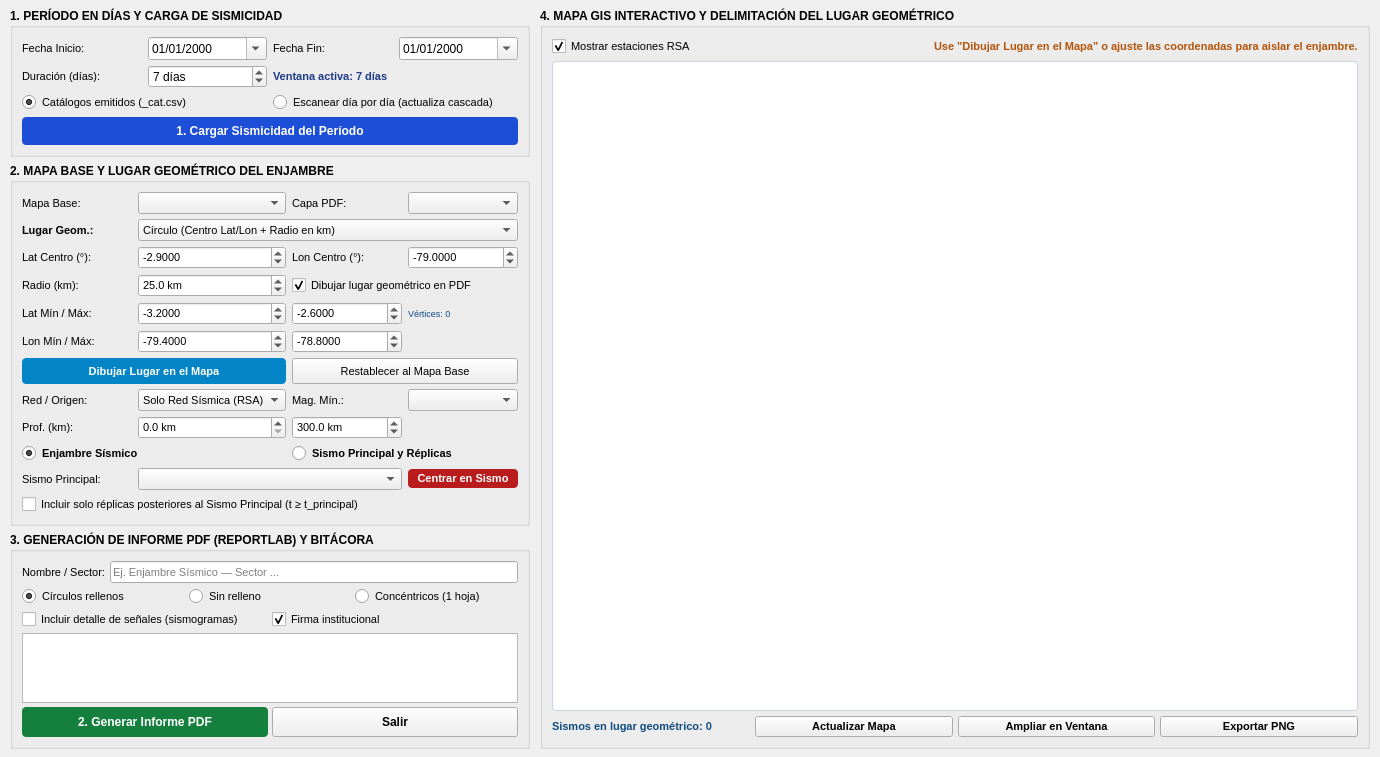
<?xml version="1.0" encoding="UTF-8"?>
<ui version="4.0">
 <class>FormReporteEnjambre</class>
 <widget class="QWidget" name="FormReporteEnjambre">
  <property name="geometry">
   <rect>
    <x>0</x>
    <y>0</y>
    <width>1380</width>
    <height>650</height>
   </rect>
  </property>
  <property name="windowTitle">
   <string>Informe de Enjambres Sísmicos — RSA</string>
  </property>
  <layout class="QHBoxLayout" name="layout_principal" stretch="0,1">
   <property name="spacing">
    <number>10</number>
   </property>
   <property name="leftMargin">
    <number>10</number>
   </property>
   <property name="topMargin">
    <number>8</number>
   </property>
   <property name="rightMargin">
    <number>10</number>
   </property>
   <property name="bottomMargin">
    <number>8</number>
   </property>
   <!-- =================================================================== -->
   <!-- COLUMNA IZQUIERDA: CONTROLES SIMPLIFICADOS (3 ZONAS)                -->
   <!-- =================================================================== -->
   <item>
    <widget class="QWidget" name="panel_controles_izquierdo">
     <property name="minimumSize">
      <size>
       <width>520</width>
       <height>0</height>
      </size>
     </property>
     <property name="maximumSize">
      <size>
       <width>560</width>
       <height>16777215</height>
      </size>
     </property>
     <layout class="QVBoxLayout" name="layout_columna_izquierda">
      <property name="spacing">
       <number>6</number>
      </property>
      <property name="leftMargin">
       <number>0</number>
      </property>
      <property name="topMargin">
       <number>0</number>
      </property>
      <property name="rightMargin">
       <number>0</number>
      </property>
      <property name="bottomMargin">
       <number>0</number>
      </property>
      <!-- ZONA 1: PERÍODO EN DÍAS Y FUENTE DE DATOS -->
      <item>
       <widget class="QGroupBox" name="grupo_periodo_enjambre">
        <property name="font">
         <font>
          <pointsize>9</pointsize>
          <weight>75</weight>
          <bold>true</bold>
         </font>
        </property>
        <property name="title">
         <string>1. PERÍODO EN DÍAS Y CARGA DE SISMICIDAD</string>
        </property>
        <layout class="QGridLayout" name="grid_periodo_enjambre">
         <property name="verticalSpacing">
          <number>5</number>
         </property>
         <item row="0" column="0">
          <widget class="QLabel" name="lbl_fecha_ini">
           <property name="font">
            <font>
             <pointsize>8</pointsize>
             <weight>50</weight>
             <bold>false</bold>
            </font>
           </property>
           <property name="text">
            <string>Fecha Inicio:</string>
           </property>
          </widget>
         </item>
         <item row="0" column="1">
          <widget class="QDateEdit" name="dateEdit_ini">
           <property name="font">
            <font>
             <pointsize>9</pointsize>
             <weight>50</weight>
             <bold>false</bold>
            </font>
           </property>
           <property name="displayFormat">
            <string>dd/MM/yyyy</string>
           </property>
           <property name="calendarPopup">
            <bool>true</bool>
           </property>
          </widget>
         </item>
         <item row="0" column="2">
          <widget class="QLabel" name="lbl_fecha_fin">
           <property name="font">
            <font>
             <pointsize>8</pointsize>
             <weight>50</weight>
             <bold>false</bold>
            </font>
           </property>
           <property name="text">
            <string>Fecha Fin:</string>
           </property>
          </widget>
         </item>
         <item row="0" column="3">
          <widget class="QDateEdit" name="dateEdit_fin">
           <property name="font">
            <font>
             <pointsize>9</pointsize>
             <weight>50</weight>
             <bold>false</bold>
            </font>
           </property>
           <property name="displayFormat">
            <string>dd/MM/yyyy</string>
           </property>
           <property name="calendarPopup">
            <bool>true</bool>
           </property>
          </widget>
         </item>
         <item row="1" column="0">
          <widget class="QLabel" name="lbl_duracion_dias">
           <property name="font">
            <font>
             <pointsize>8</pointsize>
             <weight>50</weight>
             <bold>false</bold>
            </font>
           </property>
           <property name="text">
            <string>Duración (días):</string>
           </property>
          </widget>
         </item>
         <item row="1" column="1">
          <widget class="QSpinBox" name="spin_duracion_dias">
           <property name="font">
            <font>
             <pointsize>9</pointsize>
             <weight>50</weight>
             <bold>false</bold>
            </font>
           </property>
           <property name="toolTip">
            <string>Número de días del período (ajusta automáticamente la Fecha Fin a partir de la Fecha Inicio)</string>
           </property>
           <property name="suffix">
            <string> días</string>
           </property>
           <property name="minimum">
            <number>1</number>
           </property>
           <property name="maximum">
            <number>3660</number>
           </property>
           <property name="value">
            <number>7</number>
           </property>
          </widget>
         </item>
         <item row="1" column="2" colspan="2">
          <widget class="QLabel" name="lbl_resumen_dias">
           <property name="font">
            <font>
             <pointsize>8</pointsize>
             <weight>75</weight>
             <bold>true</bold>
            </font>
           </property>
           <property name="styleSheet">
            <string>color: #1e3a8a;</string>
           </property>
           <property name="text">
            <string>Ventana activa: 7 días</string>
           </property>
          </widget>
         </item>
         <item row="2" column="0" colspan="2">
          <widget class="QRadioButton" name="rb_fuente_catalogo">
           <property name="font">
            <font>
             <pointsize>8</pointsize>
             <weight>50</weight>
             <bold>false</bold>
            </font>
           </property>
           <property name="toolTip">
            <string>Carga rápida desde los catálogos emitidos (_cat.csv)</string>
           </property>
           <property name="text">
            <string>Catálogos emitidos (_cat.csv)</string>
           </property>
           <property name="checked">
            <bool>true</bool>
           </property>
          </widget>
         </item>
         <item row="2" column="2" colspan="2">
          <widget class="QRadioButton" name="rb_fuente_diaria">
           <property name="font">
            <font>
             <pointsize>8</pointsize>
             <weight>50</weight>
             <bold>false</bold>
            </font>
           </property>
           <property name="toolTip">
            <string>Recorre carpetas diarias y actualiza en cascada los reportes emitidos</string>
           </property>
           <property name="text">
            <string>Escanear día por día (actualiza cascada)</string>
           </property>
          </widget>
         </item>
         <item row="3" column="0" colspan="4">
          <widget class="QPushButton" name="btn_cargar_periodo">
           <property name="minimumSize">
            <size>
             <width>0</width>
             <height>28</height>
            </size>
           </property>
           <property name="font">
            <font>
             <pointsize>9</pointsize>
             <weight>75</weight>
             <bold>true</bold>
            </font>
           </property>
           <property name="styleSheet">
            <string>background-color: #1d4ed8; color: white; border-radius: 4px; padding: 4px;</string>
           </property>
           <property name="text">
            <string>1. Cargar Sismicidad del Período</string>
           </property>
          </widget>
         </item>
        </layout>
       </widget>
      </item>
      <!-- ZONA 2: MAPA BASE, LUGAR GEOMÉTRICO Y FILTROS DEL ENJAMBRE -->
      <item>
       <widget class="QGroupBox" name="grupo_lugar_geometrico">
        <property name="font">
         <font>
          <pointsize>9</pointsize>
          <weight>75</weight>
          <bold>true</bold>
         </font>
        </property>
        <property name="title">
         <string>2. MAPA BASE Y LUGAR GEOMÉTRICO DEL ENJAMBRE</string>
        </property>
        <layout class="QGridLayout" name="grid_lugar_geometrico">
         <property name="verticalSpacing">
          <number>5</number>
         </property>
         <item row="0" column="0">
          <widget class="QLabel" name="lbl_region_mapa">
           <property name="font">
            <font>
             <pointsize>8</pointsize>
             <weight>50</weight>
             <bold>false</bold>
            </font>
           </property>
           <property name="text">
            <string>Mapa Base:</string>
           </property>
          </widget>
         </item>
         <item row="0" column="1">
          <widget class="QComboBox" name="cmbx_zona">
           <property name="font">
            <font>
             <pointsize>8</pointsize>
             <weight>50</weight>
             <bold>false</bold>
            </font>
           </property>
           <property name="toolTip">
            <string>Región cartográfica base para el encuadre del mapa GIS y del informe PDF</string>
           </property>
          </widget>
         </item>
         <item row="0" column="2">
          <widget class="QLabel" name="lbl_capa_emf">
           <property name="font">
            <font>
             <pointsize>8</pointsize>
             <weight>50</weight>
             <bold>false</bold>
            </font>
           </property>
           <property name="text">
            <string>Capa PDF:</string>
           </property>
          </widget>
         </item>
         <item row="0" column="3">
          <widget class="QComboBox" name="cmbx_mapa">
           <property name="font">
            <font>
             <pointsize>8</pointsize>
             <weight>50</weight>
             <bold>false</bold>
            </font>
           </property>
          </widget>
         </item>
         <item row="1" column="0">
          <widget class="QLabel" name="lbl_tipo_lugar">
           <property name="font">
            <font>
             <pointsize>8</pointsize>
             <weight>75</weight>
             <bold>true</bold>
            </font>
           </property>
           <property name="text">
            <string>Lugar Geom.:</string>
           </property>
          </widget>
         </item>
         <item row="1" column="1" colspan="3">
          <widget class="QComboBox" name="cmbx_tipo_lugar">
           <property name="font">
            <font>
             <pointsize>8</pointsize>
             <weight>50</weight>
             <bold>false</bold>
            </font>
           </property>
           <property name="toolTip">
            <string>Seleccione la forma geométrica para delimitar espacialmente el enjambre sísmico</string>
           </property>
           <item>
            <property name="text">
             <string>Círculo (Centro Lat/Lon + Radio en km)</string>
            </property>
           </item>
           <item>
            <property name="text">
             <string>Rectángulo (Cuadrante Lat/Lon Mín–Máx)</string>
            </property>
           </item>
           <item>
            <property name="text">
             <string>Polígono Libre (Trazado por vértices en el mapa)</string>
            </property>
           </item>
           <item>
            <property name="text">
             <string>Todo el Mapa Base (Sin recorte adicional)</string>
            </property>
           </item>
          </widget>
         </item>
         <!-- Parámetros de Círculo -->
         <item row="2" column="0">
          <widget class="QLabel" name="lbl_lat_centro">
           <property name="font">
            <font>
             <pointsize>8</pointsize>
             <weight>50</weight>
             <bold>false</bold>
            </font>
           </property>
           <property name="text">
            <string>Lat Centro (°):</string>
           </property>
          </widget>
         </item>
         <item row="2" column="1">
          <widget class="QDoubleSpinBox" name="spin_lat_centro">
           <property name="font">
            <font>
             <pointsize>8</pointsize>
             <weight>50</weight>
             <bold>false</bold>
            </font>
           </property>
           <property name="decimals">
            <number>4</number>
           </property>
           <property name="minimum">
            <double>-10.000000000000000</double>
           </property>
           <property name="maximum">
            <double>5.000000000000000</double>
           </property>
           <property name="singleStep">
            <double>0.050000000000000</double>
           </property>
           <property name="value">
            <double>-2.900000000000000</double>
           </property>
          </widget>
         </item>
         <item row="2" column="2">
          <widget class="QLabel" name="lbl_lon_centro">
           <property name="font">
            <font>
             <pointsize>8</pointsize>
             <weight>50</weight>
             <bold>false</bold>
            </font>
           </property>
           <property name="text">
            <string>Lon Centro (°):</string>
           </property>
          </widget>
         </item>
         <item row="2" column="3">
          <widget class="QDoubleSpinBox" name="spin_lon_centro">
           <property name="font">
            <font>
             <pointsize>8</pointsize>
             <weight>50</weight>
             <bold>false</bold>
            </font>
           </property>
           <property name="decimals">
            <number>4</number>
           </property>
           <property name="minimum">
            <double>-86.000000000000000</double>
           </property>
           <property name="maximum">
            <double>-70.000000000000000</double>
           </property>
           <property name="singleStep">
            <double>0.050000000000000</double>
           </property>
           <property name="value">
            <double>-79.000000000000000</double>
           </property>
          </widget>
         </item>
         <item row="3" column="0">
          <widget class="QLabel" name="lbl_radio_km">
           <property name="font">
            <font>
             <pointsize>8</pointsize>
             <weight>50</weight>
             <bold>false</bold>
            </font>
           </property>
           <property name="text">
            <string>Radio (km):</string>
           </property>
          </widget>
         </item>
         <item row="3" column="1">
          <widget class="QDoubleSpinBox" name="spin_radio_km">
           <property name="font">
            <font>
             <pointsize>8</pointsize>
             <weight>50</weight>
             <bold>false</bold>
            </font>
           </property>
           <property name="suffix">
            <string> km</string>
           </property>
           <property name="decimals">
            <number>1</number>
           </property>
           <property name="minimum">
            <double>0.500000000000000</double>
           </property>
           <property name="maximum">
            <double>500.000000000000000</double>
           </property>
           <property name="singleStep">
            <double>2.000000000000000</double>
           </property>
           <property name="value">
            <double>25.000000000000000</double>
           </property>
          </widget>
         </item>
         <item row="3" column="2" colspan="2">
          <widget class="QCheckBox" name="ck_dibujar_contorno_pdf">
           <property name="font">
            <font>
             <pointsize>8</pointsize>
             <weight>50</weight>
             <bold>false</bold>
            </font>
           </property>
           <property name="toolTip">
            <string>Dibuja el contorno del lugar geométrico en la portada del reporte PDF</string>
           </property>
           <property name="text">
            <string>Dibujar lugar geométrico en PDF</string>
           </property>
           <property name="checked">
            <bool>true</bool>
           </property>
          </widget>
         </item>
         <!-- Parámetros de Rectángulo -->
         <item row="4" column="0">
          <widget class="QLabel" name="lbl_lat_rango">
           <property name="font">
            <font>
             <pointsize>8</pointsize>
             <weight>50</weight>
             <bold>false</bold>
            </font>
           </property>
           <property name="text">
            <string>Lat Mín / Máx:</string>
           </property>
          </widget>
         </item>
         <item row="4" column="1">
          <widget class="QDoubleSpinBox" name="spin_lat_min">
           <property name="font">
            <font>
             <pointsize>8</pointsize>
             <weight>50</weight>
             <bold>false</bold>
            </font>
           </property>
           <property name="decimals">
            <number>4</number>
           </property>
           <property name="minimum">
            <double>-10.000000000000000</double>
           </property>
           <property name="maximum">
            <double>5.000000000000000</double>
           </property>
           <property name="singleStep">
            <double>0.050000000000000</double>
           </property>
           <property name="value">
            <double>-3.200000000000000</double>
           </property>
          </widget>
         </item>
         <item row="4" column="2">
          <widget class="QDoubleSpinBox" name="spin_lat_max">
           <property name="font">
            <font>
             <pointsize>8</pointsize>
             <weight>50</weight>
             <bold>false</bold>
            </font>
           </property>
           <property name="decimals">
            <number>4</number>
           </property>
           <property name="minimum">
            <double>-10.000000000000000</double>
           </property>
           <property name="maximum">
            <double>5.000000000000000</double>
           </property>
           <property name="singleStep">
            <double>0.050000000000000</double>
           </property>
           <property name="value">
            <double>-2.600000000000000</double>
           </property>
          </widget>
         </item>
         <item row="4" column="3">
          <widget class="QLabel" name="lbl_estado_poligono">
           <property name="font">
            <font>
             <pointsize>7</pointsize>
             <weight>50</weight>
             <bold>false</bold>
            </font>
           </property>
           <property name="styleSheet">
            <string>color: #0f4c81;</string>
           </property>
           <property name="text">
            <string>Vértices: 0</string>
           </property>
          </widget>
         </item>
         <item row="5" column="0">
          <widget class="QLabel" name="lbl_lon_rango">
           <property name="font">
            <font>
             <pointsize>8</pointsize>
             <weight>50</weight>
             <bold>false</bold>
            </font>
           </property>
           <property name="text">
            <string>Lon Mín / Máx:</string>
           </property>
          </widget>
         </item>
         <item row="5" column="1">
          <widget class="QDoubleSpinBox" name="spin_lon_min">
           <property name="font">
            <font>
             <pointsize>8</pointsize>
             <weight>50</weight>
             <bold>false</bold>
            </font>
           </property>
           <property name="decimals">
            <number>4</number>
           </property>
           <property name="minimum">
            <double>-86.000000000000000</double>
           </property>
           <property name="maximum">
            <double>-70.000000000000000</double>
           </property>
           <property name="singleStep">
            <double>0.050000000000000</double>
           </property>
           <property name="value">
            <double>-79.400000000000000</double>
           </property>
          </widget>
         </item>
         <item row="5" column="2">
          <widget class="QDoubleSpinBox" name="spin_lon_max">
           <property name="font">
            <font>
             <pointsize>8</pointsize>
             <weight>50</weight>
             <bold>false</bold>
            </font>
           </property>
           <property name="decimals">
            <number>4</number>
           </property>
           <property name="minimum">
            <double>-86.000000000000000</double>
           </property>
           <property name="maximum">
            <double>-70.000000000000000</double>
           </property>
           <property name="singleStep">
            <double>0.050000000000000</double>
           </property>
           <property name="value">
            <double>-78.800000000000000</double>
           </property>
          </widget>
         </item>
         <!-- Botones para dibujar con el ratón sobre el mapa GIS -->
         <item row="6" column="0" colspan="2">
          <widget class="QPushButton" name="btn_dibujar_lugar">
           <property name="minimumSize">
            <size>
             <width>0</width>
             <height>26</height>
            </size>
           </property>
           <property name="font">
            <font>
             <pointsize>8</pointsize>
             <weight>75</weight>
             <bold>true</bold>
            </font>
           </property>
           <property name="toolTip">
            <string>Activa el cursor sobre el mapa GIS de la derecha para trazar el Círculo (clic centro y clic borde), Rectángulo (clic esquina 1 y clic esquina 2) o Polígono (clics sucesivos y clic derecho para cerrar)</string>
           </property>
           <property name="styleSheet">
            <string>background-color: #0284c7; color: white; border-radius: 4px; padding: 3px;</string>
           </property>
           <property name="text">
            <string>Dibujar Lugar en el Mapa</string>
           </property>
          </widget>
         </item>
         <item row="6" column="2" colspan="2">
          <widget class="QPushButton" name="btn_limpiar_lugar">
           <property name="minimumSize">
            <size>
             <width>0</width>
             <height>26</height>
            </size>
           </property>
           <property name="font">
            <font>
             <pointsize>8</pointsize>
             <weight>50</weight>
             <bold>false</bold>
            </font>
           </property>
           <property name="text">
            <string>Restablecer al Mapa Base</string>
           </property>
          </widget>
         </item>
         <!-- Filtros sismológicos rápidos -->
         <item row="7" column="0">
          <widget class="QLabel" name="lbl_filtro_red">
           <property name="font">
            <font>
             <pointsize>8</pointsize>
             <weight>50</weight>
             <bold>false</bold>
            </font>
           </property>
           <property name="text">
            <string>Red / Origen:</string>
           </property>
          </widget>
         </item>
         <item row="7" column="1">
          <widget class="QComboBox" name="cmbx_filtro_red">
           <property name="font">
            <font>
             <pointsize>8</pointsize>
             <weight>50</weight>
             <bold>false</bold>
            </font>
           </property>
           <item>
            <property name="text">
             <string>Solo Red Sísmica (RSA)</string>
            </property>
           </item>
           <item>
            <property name="text">
             <string>Todas las redes</string>
            </property>
           </item>
           <item>
            <property name="text">
             <string>Solo Otras redes</string>
            </property>
           </item>
          </widget>
         </item>
         <item row="7" column="2">
          <widget class="QLabel" name="lbl_mag_min">
           <property name="font">
            <font>
             <pointsize>8</pointsize>
             <weight>50</weight>
             <bold>false</bold>
            </font>
           </property>
           <property name="text">
            <string>Mag. Mín.:</string>
           </property>
          </widget>
         </item>
         <item row="7" column="3">
          <widget class="QComboBox" name="cmbx_magnitud">
           <property name="font">
            <font>
             <pointsize>8</pointsize>
             <weight>50</weight>
             <bold>false</bold>
            </font>
           </property>
          </widget>
         </item>
         <item row="8" column="0">
          <widget class="QLabel" name="lbl_prof_rango">
           <property name="font">
            <font>
             <pointsize>8</pointsize>
             <weight>50</weight>
             <bold>false</bold>
            </font>
           </property>
           <property name="text">
            <string>Prof. (km):</string>
           </property>
          </widget>
         </item>
         <item row="8" column="1">
          <widget class="QDoubleSpinBox" name="spin_prof_min">
           <property name="font">
            <font>
             <pointsize>8</pointsize>
             <weight>50</weight>
             <bold>false</bold>
            </font>
           </property>
           <property name="suffix">
            <string> km</string>
           </property>
           <property name="decimals">
            <number>1</number>
           </property>
           <property name="maximum">
            <double>1000.000000000000000</double>
           </property>
           <property name="value">
            <double>0.000000000000000</double>
           </property>
          </widget>
         </item>
         <item row="8" column="2">
          <widget class="QDoubleSpinBox" name="spin_prof_max">
           <property name="font">
            <font>
             <pointsize>8</pointsize>
             <weight>50</weight>
             <bold>false</bold>
            </font>
           </property>
           <property name="suffix">
            <string> km</string>
           </property>
           <property name="decimals">
            <number>1</number>
           </property>
           <property name="maximum">
            <double>1000.000000000000000</double>
           </property>
           <property name="value">
            <double>300.000000000000000</double>
           </property>
          </widget>
         </item>
         <item row="9" column="0" colspan="2">
          <widget class="QRadioButton" name="rb_modo_enjambre">
           <property name="font">
            <font>
             <pointsize>8</pointsize>
             <weight>75</weight>
             <bold>true</bold>
            </font>
           </property>
           <property name="toolTip">
            <string>Todos los sismos dentro del lugar geométrico se grafican con la misma simbología</string>
           </property>
           <property name="text">
            <string>Enjambre Sísmico</string>
           </property>
           <property name="checked">
            <bool>true</bool>
           </property>
          </widget>
         </item>
         <item row="9" column="2" colspan="2">
          <widget class="QRadioButton" name="rb_modo_replicas">
           <property name="font">
            <font>
             <pointsize>8</pointsize>
             <weight>75</weight>
             <bold>true</bold>
            </font>
           </property>
           <property name="toolTip">
            <string>Destaca el Sismo Principal con los 5 círculos concéntricos rojos del reporte individual y dibuja las réplicas con el estilo escogido</string>
           </property>
           <property name="text">
            <string>Sismo Principal y Réplicas</string>
           </property>
          </widget>
         </item>
         <item row="10" column="0">
          <widget class="QLabel" name="lbl_sismo_principal">
           <property name="font">
            <font>
             <pointsize>8</pointsize>
             <weight>50</weight>
             <bold>false</bold>
            </font>
           </property>
           <property name="text">
            <string>Sismo Principal:</string>
           </property>
          </widget>
         </item>
         <item row="10" column="1" colspan="2">
          <widget class="QComboBox" name="cmbx_sismo_principal">
           <property name="font">
            <font>
             <pointsize>8</pointsize>
             <weight>50</weight>
             <bold>false</bold>
            </font>
           </property>
           <property name="toolTip">
            <string>Seleccione el sismo principal (por defecto selecciona automáticamente el de mayor magnitud)</string>
           </property>
          </widget>
         </item>
         <item row="10" column="3">
          <widget class="QPushButton" name="btn_centrar_en_principal">
           <property name="font">
            <font>
             <pointsize>8</pointsize>
             <weight>75</weight>
             <bold>true</bold>
            </font>
           </property>
           <property name="toolTip">
            <string>Centra el círculo o rectángulo del lugar geométrico en las coordenadas del Sismo Principal seleccionado</string>
           </property>
           <property name="styleSheet">
            <string>background-color: #b91c1c; color: white; border-radius: 4px; padding: 3px;</string>
           </property>
           <property name="text">
            <string>Centrar en Sismo</string>
           </property>
          </widget>
         </item>
         <item row="11" column="0" colspan="4">
          <widget class="QCheckBox" name="ck_solo_posteriores">
           <property name="font">
            <font>
             <pointsize>8</pointsize>
             <weight>50</weight>
             <bold>false</bold>
            </font>
           </property>
           <property name="toolTip">
            <string>Si está activo, descarta eventos ocurridos antes del tiempo de origen del Sismo Principal</string>
           </property>
           <property name="text">
            <string>Incluir solo réplicas posteriores al Sismo Principal (t ≥ t_principal)</string>
           </property>
          </widget>
         </item>
        </layout>
       </widget>
      </item>
      <!-- ZONA 3: OPCIONES DE INFORME PDF (REPORTLAB) Y BITÁCORA -->
      <item>
       <widget class="QGroupBox" name="grupo_impresion_pdf">
        <property name="font">
         <font>
          <pointsize>9</pointsize>
          <weight>75</weight>
          <bold>true</bold>
         </font>
        </property>
        <property name="title">
         <string>3. GENERACIÓN DE INFORME PDF (REPORTLAB) Y BITÁCORA</string>
        </property>
        <layout class="QVBoxLayout" name="layout_impresion_pdf">
         <property name="spacing">
          <number>4</number>
         </property>
         <item>
          <layout class="QHBoxLayout" name="layout_titulo_enjambre">
           <item>
            <widget class="QLabel" name="lbl_nombre_enjambre">
             <property name="font">
              <font>
               <pointsize>8</pointsize>
               <weight>50</weight>
               <bold>false</bold>
              </font>
             </property>
             <property name="text">
              <string>Nombre / Sector:</string>
             </property>
            </widget>
           </item>
           <item>
            <widget class="QLineEdit" name="txt_nombre_enjambre">
             <property name="font">
              <font>
               <pointsize>8</pointsize>
               <weight>50</weight>
               <bold>false</bold>
              </font>
             </property>
             <property name="placeholderText">
              <string>Ej. Enjambre Sísmico — Sector ...</string>
             </property>
            </widget>
           </item>
          </layout>
         </item>
         <item>
          <layout class="QHBoxLayout" name="layout_simbologia_enjambre">
           <item>
            <widget class="QRadioButton" name="rb_circulos_rellenos">
             <property name="font">
              <font>
               <pointsize>8</pointsize>
               <weight>50</weight>
               <bold>false</bold>
              </font>
             </property>
             <property name="text">
              <string>Círculos rellenos</string>
             </property>
             <property name="checked">
              <bool>true</bool>
             </property>
            </widget>
           </item>
           <item>
            <widget class="QRadioButton" name="rb_circulos_sin_relleno">
             <property name="font">
              <font>
               <pointsize>8</pointsize>
               <weight>50</weight>
               <bold>false</bold>
              </font>
             </property>
             <property name="text">
              <string>Sin relleno</string>
             </property>
            </widget>
           </item>
           <item>
            <widget class="QRadioButton" name="rb_circulos_concentricos">
             <property name="font">
              <font>
               <pointsize>8</pointsize>
               <weight>50</weight>
               <bold>false</bold>
              </font>
             </property>
             <property name="toolTip">
              <string>Imprime solo la primera hoja con círculos concéntricos (formato Facultad) y activa el brush gaussiano en el GIS</string>
             </property>
             <property name="text">
              <string>Concéntricos (1 hoja)</string>
             </property>
            </widget>
           </item>
          </layout>
         </item>
         <item>
          <layout class="QHBoxLayout" name="layout_checks_pdf">
           <item>
            <widget class="QCheckBox" name="ck_box_reporte">
             <property name="font">
              <font>
               <pointsize>8</pointsize>
               <weight>50</weight>
               <bold>false</bold>
              </font>
             </property>
             <property name="text">
              <string>Incluir detalle de señales (sismogramas)</string>
             </property>
            </widget>
           </item>
           <item>
            <widget class="QCheckBox" name="ck_box_firma">
             <property name="font">
              <font>
               <pointsize>8</pointsize>
               <weight>50</weight>
               <bold>false</bold>
              </font>
             </property>
             <property name="text">
              <string>Firma institucional</string>
             </property>
             <property name="checked">
              <bool>true</bool>
             </property>
            </widget>
           </item>
          </layout>
         </item>
         <item>
          <widget class="QTextEdit" name="textEdit">
           <property name="maximumSize">
            <size>
             <width>16777215</width>
             <height>92</height>
            </size>
           </property>
           <property name="font">
            <font>
             <family>Consolas</family>
             <pointsize>8</pointsize>
             <weight>50</weight>
             <bold>false</bold>
            </font>
           </property>
           <property name="readOnly">
            <bool>true</bool>
           </property>
          </widget>
         </item>
         <item>
          <layout class="QHBoxLayout" name="layout_botones_pdf">
           <item>
            <widget class="QPushButton" name="Btn_guardar">
             <property name="enabled">
              <bool>false</bool>
             </property>
             <property name="minimumSize">
              <size>
               <width>0</width>
               <height>30</height>
              </size>
             </property>
             <property name="font">
              <font>
               <pointsize>9</pointsize>
               <weight>75</weight>
               <bold>true</bold>
              </font>
             </property>
             <property name="styleSheet">
              <string>background-color: #15803d; color: white; border-radius: 4px; padding: 4px;</string>
             </property>
             <property name="text">
              <string>2. Generar Informe PDF</string>
             </property>
            </widget>
           </item>
           <item>
            <widget class="QPushButton" name="Btn_Salir">
             <property name="minimumSize">
              <size>
               <width>95</width>
               <height>30</height>
              </size>
             </property>
             <property name="font">
              <font>
               <pointsize>9</pointsize>
               <weight>75</weight>
               <bold>true</bold>
              </font>
             </property>
             <property name="text">
              <string>Salir</string>
             </property>
            </widget>
           </item>
          </layout>
         </item>
        </layout>
       </widget>
      </item>
     </layout>
    </widget>
   </item>
   <!-- =================================================================== -->
   <!-- COLUMNA DERECHA: MAPA GIS INTERACTIVO Y TRAZADO GEOMÉTRICO          -->
   <!-- =================================================================== -->
   <item>
    <widget class="QGroupBox" name="grupo_vista_gis">
     <property name="font">
      <font>
       <pointsize>9</pointsize>
       <weight>75</weight>
       <bold>true</bold>
      </font>
     </property>
     <property name="title">
      <string>4. MAPA GIS INTERACTIVO Y DELIMITACIÓN DEL LUGAR GEOMÉTRICO</string>
     </property>
     <layout class="QVBoxLayout" name="layout_vista_gis" stretch="0,1,0">
      <property name="spacing">
       <number>5</number>
      </property>
      <item>
       <layout class="QHBoxLayout" name="layout_cabecera_gis">
        <item>
         <widget class="QCheckBox" name="ck_gis_estaciones">
          <property name="font">
           <font>
            <pointsize>8</pointsize>
            <weight>50</weight>
            <bold>false</bold>
           </font>
          </property>
          <property name="text">
           <string>Mostrar estaciones RSA</string>
          </property>
          <property name="checked">
           <bool>true</bool>
          </property>
         </widget>
        </item>
        <item>
         <widget class="QLabel" name="lbl_instruccion_dibujo">
          <property name="font">
           <font>
            <pointsize>8</pointsize>
            <weight>75</weight>
            <bold>true</bold>
           </font>
          </property>
          <property name="styleSheet">
           <string>color: #b45309;</string>
          </property>
          <property name="text">
           <string>Use &quot;Dibujar Lugar en el Mapa&quot; o ajuste las coordenadas para aislar el enjambre.</string>
          </property>
         </widget>
        </item>
       </layout>
      </item>
      <item>
       <widget class="QWidget" name="contenedor_mapa_gis" native="true">
        <property name="minimumSize">
         <size>
          <width>520</width>
          <height>460</height>
         </size>
        </property>
        <property name="styleSheet">
         <string>background-color: #ffffff; border: 1px solid #cbd5e1; border-radius: 4px;</string>
        </property>
       </widget>
      </item>
      <item>
       <layout class="QHBoxLayout" name="layout_pie_gis">
        <item>
         <widget class="QLabel" name="lbl_resumen_gis">
          <property name="font">
           <font>
            <pointsize>8</pointsize>
            <weight>75</weight>
            <bold>true</bold>
           </font>
          </property>
          <property name="styleSheet">
           <string>color: #0f4c81;</string>
          </property>
          <property name="text">
           <string>Sismos en lugar geométrico: 0</string>
          </property>
         </widget>
        </item>
        <item>
         <widget class="QPushButton" name="btn_actualizar_gis">
          <property name="font">
           <font>
            <pointsize>8</pointsize>
            <weight>75</weight>
            <bold>true</bold>
           </font>
          </property>
          <property name="text">
           <string>Actualizar Mapa</string>
          </property>
         </widget>
        </item>
        <item>
         <widget class="QPushButton" name="btn_ampliar_gis">
          <property name="font">
           <font>
            <pointsize>8</pointsize>
            <weight>75</weight>
            <bold>true</bold>
           </font>
          </property>
          <property name="text">
           <string>Ampliar en Ventana</string>
          </property>
         </widget>
        </item>
        <item>
         <widget class="QPushButton" name="btn_exportar_gis">
          <property name="font">
           <font>
            <pointsize>8</pointsize>
            <weight>75</weight>
            <bold>false</bold>
           </font>
          </property>
          <property name="text">
           <string>Exportar PNG</string>
          </property>
         </widget>
        </item>
       </layout>
      </item>
     </layout>
    </widget>
   </item>
  </layout>
 </widget>
 <resources/>
 <connections/>
</ui>
